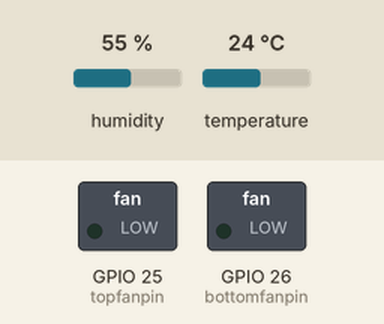
Bench run of a sketch on a simulated ESP32. Shown: switched loads named in the sketch (green lamp = pin HIGH). The test bench sets the inputs (shaded band); at power-on: humidity 55 %, temperature 24 °C. WiFi joins after 1.5 s; servers stay silent unless stated; what the sketch prints to the serial monitor is not drawn.

Above: at 0.1 s.
At 2.0 s:
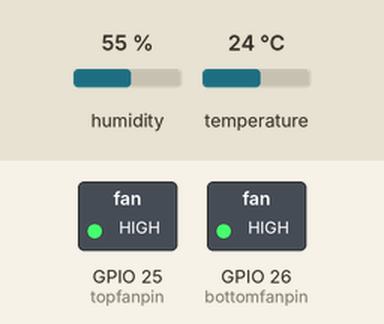
Timing chart, 0 to 3.5 s (numbered marks = the images above):
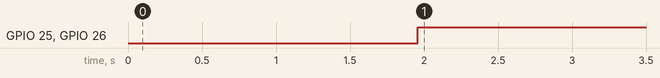

The sketch:

DHT1_sendFirebase_relay.ino
```cpp
#include <FirebaseESP32.h>
#include  <WiFi.h>

#include "DHT.h"

#define DHTPIN1 13
//#define DHTPIN1 15

#define DHTTYPE DHT22
DHT dht(DHTPIN1, DHTTYPE);

#define FIREBASE_HOST "https://smartsilo-4115a-default-rtdb.firebaseio.com/"
#define WIFI_SSID "AndroidAPD9EE" // Change the name of your WIFI
#define WIFI_PASSWORD "Vedant@1712" // Change the password of your WIFI
#define FIREBASE_Authorization_key "olLWg0GODF6Y5IqQ8FgshqvknrkMUyR2B2W2V9UM"

FirebaseData firebaseData1;
FirebaseJson json;

float h1,t1;
int bottomfanpin=26;
int topfanpin=25;

void setup() {
  Serial.begin(9600);
  pinMode(bottomfanpin,OUTPUT);
  pinMode(topfanpin,OUTPUT);

  Serial.println(F("DHTxx test!"));

  dht.begin();

  WiFi.begin (WIFI_SSID, WIFI_PASSWORD);
  Serial.print("Connecting...");
  while (WiFi.status() != WL_CONNECTED)
  {
    Serial.print(".");
    delay(300);
  }
  Serial.println();
  Serial.print("IP Address: ");
  Serial.println(WiFi.localIP());
  Serial.println();
  Firebase.begin(FIREBASE_HOST, FIREBASE_Authorization_key);

  if (!Firebase.beginStream(firebaseData1, "Electriculture" ))
  {
    Serial.println("------------------------------------");
    Serial.println("Can't begin stream connection...");
    Serial.println("REASON: " + firebaseData1.errorReason());
    Serial.println("------------------------------------");
    Serial.println();
  }
  else
  {
    Serial.println("Stream success");
  }
}

void loop() {
  //delay(2000);


   h1 = dht.readHumidity();
   t1 = dht.readTemperature();

  if (isnan(h1) || isnan(t1) ) {
    Serial.println(F("Failed to read from DHT sensor!"));
    return;
  }


  Serial.print(F("Humidity: "));
  Serial.print(h1);
  Serial.print(F("%  Temperature: "));
  Serial.print(t1);
  Serial.print(F("°C "));


  Firebase.setFloat(firebaseData1, "/EFarm/Humidity1", h1);
  Firebase.setFloat(firebaseData1, "/EFarm/Temperature1", t1);

  if(t1>=28){
   digitalWrite(topfanpin,LOW);
   digitalWrite(bottomfanpin,LOW);
  }

  else{
   digitalWrite(topfanpin,HIGH);
   digitalWrite(bottomfanpin,HIGH);
  }

}
```

Measured:
- by itself, GPIO 25 (topfanpin), GPIO 26 (bottomfanpin): LOW → HIGH at 2.0 s
